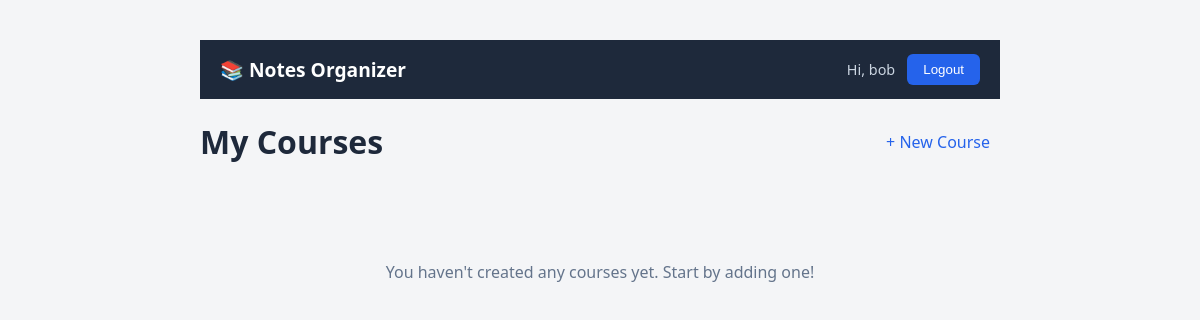
Page /courses/ (signed in) on the earlier database version.
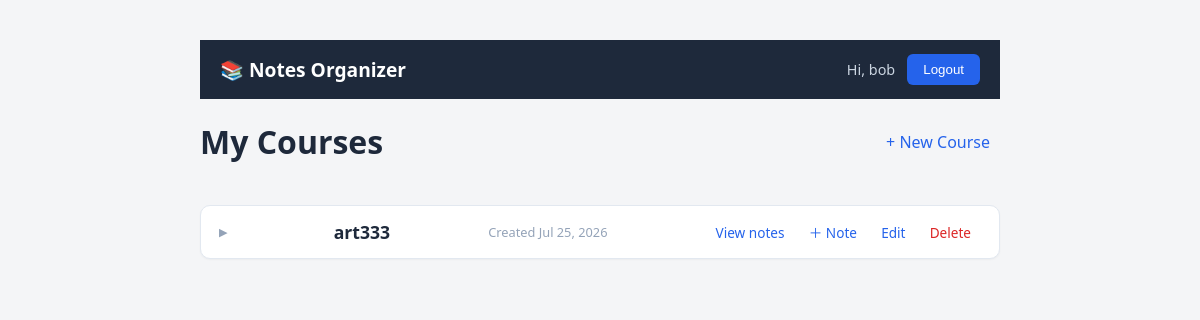
Same page on the later database version.
### notes/models.py (models this page shows, shortened)
class Course(models.Model):
    owner = models.ForeignKey(User, on_delete=models.CASCADE, related_name='courses')
    title = models.CharField(max_length=200)
    description = models.TextField(blank=True)
    created_at = models.DateTimeField(auto_now_add=True)

### notes/views.py (the view)
# urls.py: path('', views.course_list, name='course_list'),
@login_required
def course_list(request):
    courses = Course.objects.filter(owner=request.user)
    return render(request, 'notes/course_list.html', {'courses': courses})

### notes/templates/notes/course_list.html (shortened to what this page needs)
{% extends 'notes/base.html' %}
{% load static %}
{% block extra_css %}
<link rel="stylesheet" href="{% static 'notes/css/course_list.css' %}">
{% endblock %}
{% block content %}
<div class="page-heading">
  <h1>My Courses</h1>
  <a href="{% url 'course_create' %}" class="btn-primary">+ New Course</a>
</div>
<div class="tree">
  {% for course in courses %}
    <details class="course-node">
      <summary>
        <span class="course-title">{{ course.title }}</span>
        <span class="course-date">Created {{ course.created_at|date:"M d, Y" }}</span>
          <span class="course-actions">
            <a href="{% url 'note_list' course.pk %}" title="View notes">View notes</a>
            <a href="{% url 'note_create' course.pk %}" title="Add note">＋ Note</a>
            <a href="{% url 'course_edit' course.pk %}" title="Edit course">Edit</a>
            <a href="{% url 'course_delete' course.pk %}" title="Delete course" class="danger">Delete</a>
          </span>
      </summary>
    </details>
  {% empty %}
    <p class="empty-state">You haven't created any courses yet. Start by adding one!</p>
  {% endfor %}
</div>
{% endblock %}

Differences in the rows shown:
added Course: title "art333", created_at "Jul 25, 2026"
Other differences:
text no longer shown: "You haven't created any courses yet. Start by adding one!"
